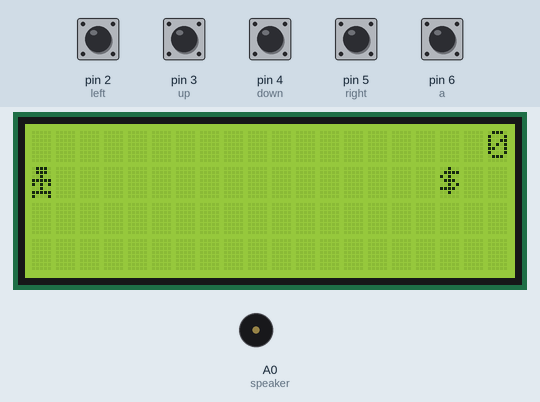
This sketch was run on a simulated Arduino Uno, built with avr-gcc and run on an emulated ATmega328P. Parts: 20×4 character LCD, buzzer (waves = sounding, pin HIGH). The test bench sets the inputs (shaded band); at power-on: pin 2 (left), pin 3 (up), pin 4 (down), pin 5 (right), pin 6 (a) HIGH. Random numbers use the default seed unless the sketch sets one.

Above: at 1.2 s.
1.3 s: pin 4 (down) pulled LOW for 1 s
At 2.8 s:
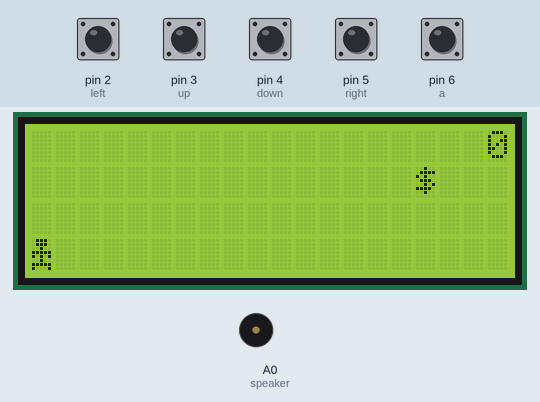
5.3 s: pin 3 (up) pulled LOW for 0.15 s
At 6.4 s:
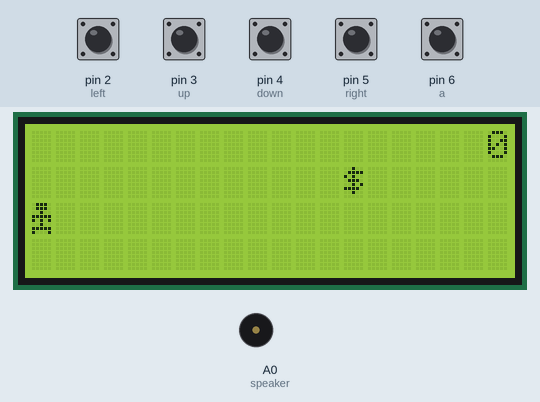
8.4 s: pin 5 (right) pulled LOW for 1 s
At 9.9 s:
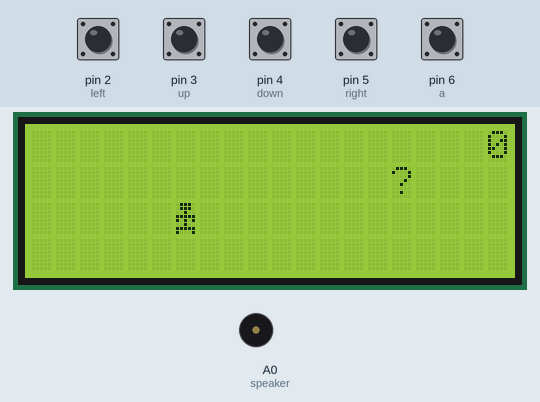
10.9 s: pin 2 (left) pulled LOW for 1 s
At 12.6 s:
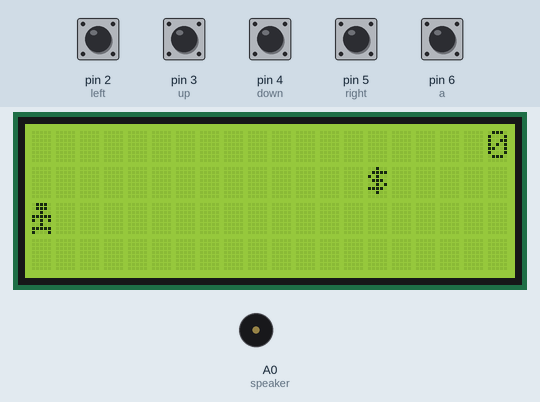
13.4 s: pin 3 (up) pulled LOW for 1 s
At 14.9 s:
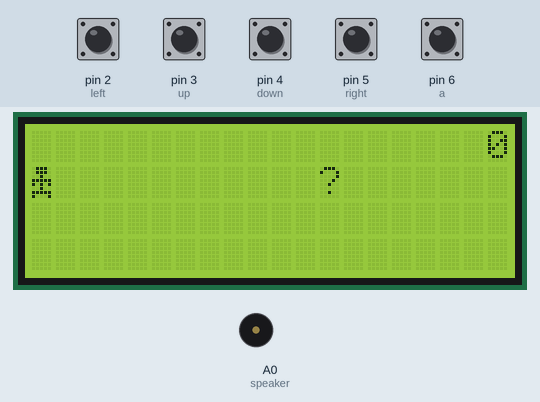
15.9 s: pin 4 (down) pulled LOW for 0.15 s
At 16.9 s:
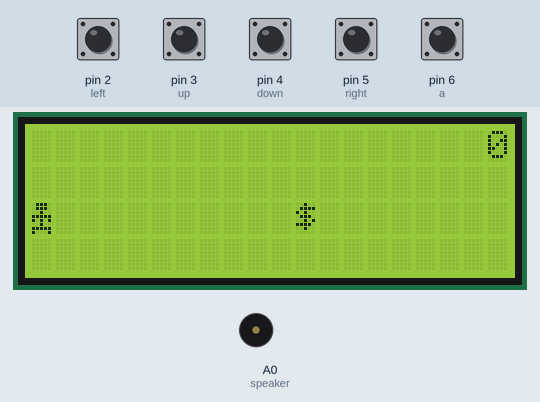
Timing chart, 0 to 18.6 s (numbered marks = the images above; inputs shaded):
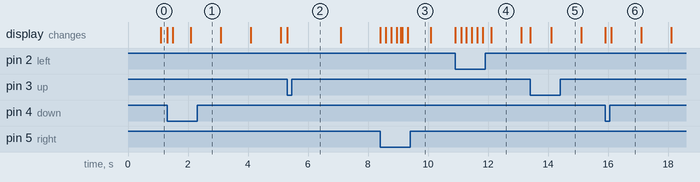

The sketch:

cash_game.ino
```cpp
#include <Wire.h>
#include <LiquidCrystal_I2C.h>

LiquidCrystal_I2C lcd(0x27, 20, 4); // set the LCD address to 0x27 for a 16 chars and 2 line display

// pin connection
#define up 3
#define down 4
#define left 2
#define right 5
#define a 6
#define speaker A0

// used for button values, high or low depending on whether pressed
int upVAL = 0;
int downVAL = 0;
int leftVAL = 0;
int rightVAL = 0;
int aVAL = 0;

// player intial position
int yPlayer = 1;
int xPlayer = 0;

// player points
int points = 0;

// non-player charachter (NPC) initial position
int yNPC = 1;
int xNPC = 19;

// NPC symbols
char npc = '$';
char npcBad = '?';
boolean isNPCbad = false;

// create the player character
byte player[8] = {
  B01110,
  B01110,
  B00100,
  B11111,
  B10101,
  B00100,
  B11111,
  B10001,
};

char playerChar; // Used to store/call the player symbol

unsigned long moveTimePlayer = 175; // Number of milliseconds for Player to move
unsigned long nextMoveTimePlayer = 0;

unsigned long moveTimeNPC = 1000; // Number of milliseconds for NPC to move
unsigned long nextMoveTimeNPC = 0;

void setup() {
  lcd.init();                      // initialize the lcd
  lcd.backlight();

  lcd.createChar(0, player);
  playerChar = 0; // Set the player char as the player symbol

  Serial.begin(9600);

  pinMode(up, INPUT_PULLUP);
  pinMode(down, INPUT_PULLUP);
  pinMode(left, INPUT_PULLUP);
  pinMode(right, INPUT_PULLUP);
  pinMode(a, INPUT_PULLUP);
  pinMode(speaker, OUTPUT);

  reDraw();
}

void loop() {
  detectButtonPresses();

  if (millis() > nextMoveTimeNPC) { // If enough time has passed for the NPC to move again
    moveNPC();
    nextMoveTimeNPC = millis() + moveTimeNPC; // Next time NPC can move is current timestamp plus the time it takes for an NPC to move (e.g. 1000 milliseconds)
    reDraw();
  }
}

/**
  * Detects which buttons the player is pressing
  */
void detectButtonPresses() {
  upVAL = digitalRead(up);
  downVAL = digitalRead(down);
  leftVAL = digitalRead(left);
  rightVAL = digitalRead(right);
  aVAL = digitalRead(a);

  if (upVAL == LOW) { // 'Up' button has been pressed
     movePlayer(0, -1);
  } else if (downVAL == LOW) { // 'Down' button has been pressed
     movePlayer(0, 1);
  } else if (leftVAL == LOW) { // 'Left' button has been pressed
     movePlayer(-1, 0);
  } else if (rightVAL == LOW) { // 'Right' button has been pressed
     movePlayer(1, 0);
  } else if (aVAL == LOW) { // 'A' button has been pressed
    // Do nothing
  }

}

/**
  * This function moves
  * the player position
  * at x and y axis.
  */
void movePlayer(int x, int y) {
  if (millis() > nextMoveTimePlayer) { // If enough time has passed for the Player to move again
    xPlayer += x;
    yPlayer += y;

    // Constrain the player by the bounds of the screen
    yPlayer = constrain(yPlayer, 1, 3);
    xPlayer = constrain(xPlayer, 0, 19);

    reDraw();
    nextMoveTimePlayer = millis() + moveTimePlayer; // Next time Player can move is current timestamp plus the time it takes for a Player to move (e.g. 175 milliseconds)
  }
}

/**
  * Move the NPC
  * at x,y position
  */
void moveNPC(){
  int xOrY = random(5); // 1 case out of 5 is 20% chance of moving up or down

  int amountToMove;

  switch(xOrY) {
    case 0: // Y
      amountToMove = random(-1,2); // Random number from -1 to 1
      yNPC += amountToMove;
      yNPC = constrain(yNPC, 1, 3); // Constrain by the bounds of the screen
      break;
    default: // X
      int weightingRandom = random(1,101); // Depending on the NPC's position on the screen, it's next move is weighted. This is to use the full screen

      if (xNPC >= 12) { // Probably want to move left
        if (weightingRandom <= 20) { // 20% Chance of going right
          amountToMove = 1;
        } else { // 80% Chance of going left
          amountToMove = -1;
        }
      } else if (xNPC >= 8) { // Probably want to move left more
        if (weightingRandom <= 40) { // 40% Chance of going right
          amountToMove = 1;
        } else { // 60% Chance of going left
          amountToMove = -1;
        }
      } else if (xNPC <= 7) { // Probably want to move right
        if (weightingRandom <= 40) { // 40% Chance of going left
          amountToMove = -1;
        } else { // 60% Chance of going right
          amountToMove = 1;
        }
      }  else if (xNPC <= 3) { // Probably want to move right more
        if (weightingRandom <= 20) { // 20% Chance of going left
          amountToMove = -1;
        } else { // 80% Chance of going right
          amountToMove = 1;
        }
      }

      xNPC += amountToMove;
      xNPC = constrain(xNPC, 0, 19); // Constrain by the bounds of the screen
      break;
   }

   // Is NPC going to be good or bad????

   // Generate a random number, 0 to 4
   int randomNo = 0;
   randomNo = random(5);

   // (1 out of 5) 20% chance of bad NPC being drawn to the screen
   if(randomNo == 0){
     isNPCbad = true; // Save the NPC state as bad
   } else{
     isNPCbad = false; // Save the NPC state as good
   }
}


/**
  * reDraw functions,
  * displays the points, player, character
  * and NPC
  */
void reDraw() {
  // Clear the LCD screen
  lcd.clear();

  // Draw Points
  drawPoints();

  // Draw Player
  drawPlayer();

  // Work out whether Player and NPC are ontop of eachother
  if (playerNPCCollision()){ // Player and NPC at same position, give point and respawn NPC

    lcd.setCursor(0,3); // Set the LCD cursor position to bottom left to draw points given

    if(isNPCbad){ // We know NPC is bad, lose a point
      points -= 1;
      lcd.print("-1");

      // Play random, long low tone between 50 and 100Hz
      int dur = random(50) + 50;
      int freq = random(50) + 50;

      tone(speaker, freq, dur); // Plays a tone
      delay(dur);
    } else { // NPC is good, gain a point
      points += 1;
      lcd.print("+1");

      // Play 25 random tones, one after another
      for(int i = 0; i < 25; i++) {
        int dur = random(15) + 5;
        int freq = random(9080) + 20;

        tone(speaker, freq, dur); // Plays a tone
        delay(dur);
      }
    }

    // Generate a new random position for the NPC
    xNPC = random(19); // 0 to 15
    yNPC = random(1,3);  // 1 to 3
  }

  // Draw the NPC
  drawNPC();
}

/**
  * This function displays the
  * score on the top right cner
  * of the LCD screen
  */
void drawPoints() {
  String textPoints = String(points);

  // Padding
  if (points > 999) {       // Quad Digits
    lcd.setCursor(16,0);
  } else if (points > 99) { // Triple Digits
    lcd.setCursor(17,0);
  } else if (points > 9) {  // Double Digits
    lcd.setCursor(18,0);
  } else if (points < -99){ // Negative Triple Digits
    lcd.setCursor(16,0);
  } else if (points < -9){  // Negative Double Digits
    lcd.setCursor(17,0);
  } else if (points < 0){   // Negative Single Digit
    lcd.setCursor(18,0);
  } else {                  // One Digit
    lcd.setCursor(19,0);
  }

  lcd.print(textPoints);
}

/**
  * Draw the player
  * at position x, y
  */
void drawPlayer() {
  // Set the LCD cursor position to where the Player should be drawn
  lcd.setCursor(xPlayer,yPlayer);

  // Print the character to the LCD.
  lcd.write(playerChar);
}


/**
 * Draw the non-player Character
 * at position x, y
 */
void drawNPC() {
  // Set the LCD cursor position to where the NPC should be drawn
  lcd.setCursor(xNPC, yNPC);

  if(isNPCbad){ // If NPC is bad, draw bad NPC character
    lcd.write(npcBad);
  } else { // Otherwise, draw good NPC character (dollar sign)
    lcd.write(npc);
  }
}


/**
 * Checks whether the
 * player charachter and NPC
 * are at the same possition and
 * returns true or false
*/
boolean playerNPCCollision() {
  return (xNPC == xPlayer) && (yNPC == yPlayer);
}
```

Measured:
- what the display in image 4 shows lasts 1.0 s, from 12.1 s to 13.1 s
